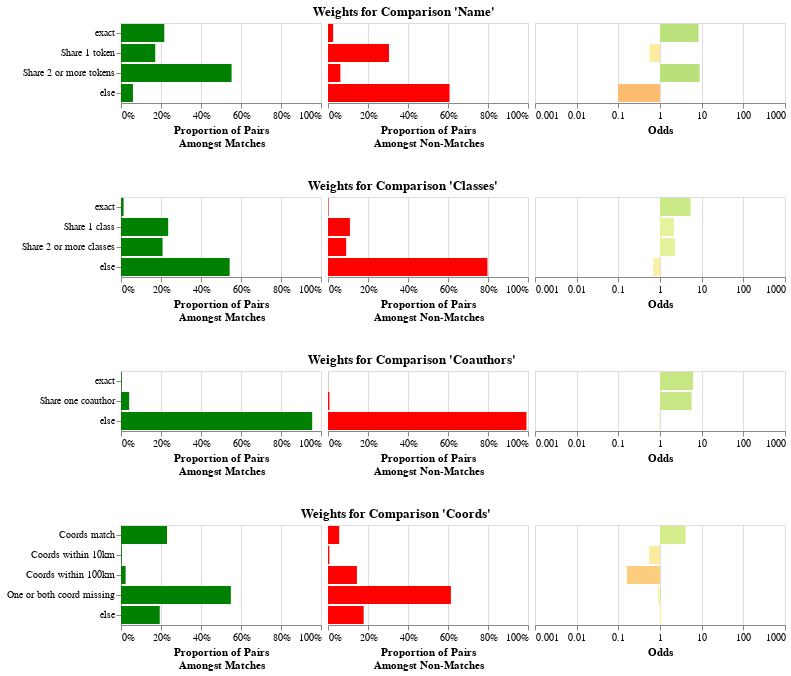

Here is the notebook cell this chart was saved with:
### Markdown cell above
The result above is the blocked table, with a column added for every `Comparison`.
The value of each column is the level that the record pair matched at.
For example, there is now a "Name" column,
filled with values like "exact_name_cleaned", "exact_name_first3", etc.

Now that we have our features, we can use the Fellegi-Sunter model to train weights
for each of these features. This is a probabilistic model that is based on the concept
of odds. When you see an exact match on name, that increases the odds of a match
by some amount, maybe 50x. When you see a non-match on name, that decreases the odds
of a match by some amount, maybe 0.1x. We can either train this from labeled data,
or we can use unlabeled data using an algorithm called "Expectation Maximization".

### Code cell
from mismo.compare.fs import train_comparisons  # noqa: E402

weights = train_comparisons(comparisons, featured, featured, max_pairs=10_000, seed=42)
weights.plot()

### Figure 1 — Vega-Lite specification as saved in the notebook (floating-point values rounded to 4 significant figures)
{"config": {"view": {"continuousWidth": 300, "continuousHeight": 300}}, "vconcat": [{"hconcat": [{"data": {"name": "data-c1dc2416520b718b53f4760f78699c54"}, "mark": {"type": "bar"}, "encoding": {"color": {"value": "green"}, "tooltip": [{"field": "level", "title": "Level", "type": "nominal"}, {"field": "m", "format": "%", "title": "Proportion Amongst Matching Pairs", "type": "quantitative"}, {"field": "u", "format": "%", "title": "Proportion Amongst Non-Matching Pairs", "type": "quantitative"}, {"field": "odds", "format": "f", "title": "Odds", "type": "quantitative"}, {"field": "explanation", "title": "Explanation", "type": "nominal"}], "x": {"axis": {"format": "%"}, "field": "m", "scale": {"domain": [0, 1]}, "title": ["Proportion of Pairs", "Amongst Matches"], "type": "quantitative"}, "y": {"axis": {}, "field": "level", "sort": {"field": "level_order"}, "title": null, "type": "nominal"}}, "name": "view_8", "width": 200}, {"data": {"name": "data-c1dc2416520b718b53f4760f78699c54"}, "mark": {"type": "bar"}, "encoding": {"color": {"value": "red"}, "tooltip": [{"field": "level", "title": "Level", "type": "nominal"}, {"field": "m", "format": "%", "title": "Proportion Amongst Matching Pairs", "type": "quantitative"}, {"field": "u", "format": "%", "title": "Proportion Amongst Non-Matching Pairs", "type": "quantitative"}, {"field": "odds", "format": "f", "title": "Odds", "type": "quantitative"}, {"field": "explanation", "title": "Explanation", "type": "nominal"}], "x": {"axis": {"format": "%"}, "field": "u", "scale": {"domain": [0, 1]}, "title": ["Proportion of Pairs", "Amongst Non-Matches"], "type": "quantitative"}, "y": {"axis": null, "field": "level", "sort": {"field": "level_order"}, "title": null, "type": "nominal"}}, "name": "view_9", "width": 200}, {"data": {"name": "data-c1dc2416520b718b53f4760f78699c54"}, "mark": {"type": "bar"}, "encoding": {"color": {"field": "log_odds", "legend": null, "scale": {"domainMax": 3, "domainMid": 0, "domainMin": -3, "scheme": "redyellowgreen"}, "title": "Log Odds", "type": "quantitative"}, "tooltip": [{"field": "level", "title": "Level", "type": "nominal"}, {"field": "m", "format": "%", "title": "Proportion Amongst Matching Pairs", "type": "quantitative"}, {"field": "u", "format": "%", "title": "Proportion Amongst Non-Matching Pairs", "type": "quantitative"}, {"field": "odds", "format": "f", "title": "Odds", "type": "quantitative"}, {"field": "explanation", "title": "Explanation", "type": "nominal"}], "x": {"axis": {"labelExpr": "pow(10,datum.value)"}, "field": "log_odds", "scale": {"domain": [-3, 3]}, "title": "Odds", "type": "quantitative"}, "y": {"axis": null, "field": "level", "sort": {"field": "level_order"}, "title": null, "type": "nominal"}}, "name": "view_10", "width": 250}], "spacing": 5, "title": {"text": "Weights for Comparison 'Name'", "anchor": "middle"}}, {"hconcat": [{"data": {"name": "data-621ebbf77a5bcf04b574560267e265fe"}, "mark": {"type": "bar"}, "encoding": {"color": {"value": "green"}, "tooltip": [{"field": "level", "title": "Level", "type": "nominal"}, {"field": "m", "format": "%", "title": "Proportion Amongst Matching Pairs", "type": "quantitative"}, {"field": "u", "format": "%", "title": "Proportion Amongst Non-Matching Pairs", "type": "quantitative"}, {"field": "odds", "format": "f", "title": "Odds", "type": "quantitative"}, {"field": "explanation", "title": "Explanation", "type": "nominal"}], "x": {"axis": {"format": "%"}, "field": "m", "scale": {"domain": [0, 1]}, "title": ["Proportion of Pairs", "Amongst Matches"], "type": "quantitative"}, "y": {"axis": {}, "field": "level", "sort": {"field": "level_order"}, "title": null, "type": "nominal"}}, "name": "view_11", "width": 200}, {"data": {"name": "data-621ebbf77a5bcf04b574560267e265fe"}, "mark": {"type": "bar"}, "encoding": {"color": {"value": "red"}, "tooltip": [{"field": "level", "title": "Level", "type": "nominal"}, {"field": "m", "format": "%", "title": "Proportion Amongst Matching Pairs", "type": "quantitative"}, {"field": "u", "format": "%", "title": "Proportion Amongst Non-Matching Pairs", "type": "quantitative"}, {"field": "odds", "format": "f", "title": "Odds", "type": "quantitative"}, {"field": "explanation", "title": "Explanation", "type": "nominal"}], "x": {"axis": {"format": "%"}, "field": "u", "scale": {"domain": [0, 1]}, "title": ["Proportion of Pairs", "Amongst Non-Matches"], "type": "quantitative"}, "y": {"axis": null, "field": "level", "sort": {"field": "level_order"}, "title": null, "type": "nominal"}}, "name": "view_12", "width": 200}, {"data": {"name": "data-621ebbf77a5bcf04b574560267e265fe"}, "mark": {"type": "bar"}, "encoding": {"color": {"field": "log_odds", "legend": null, "scale": {"domainMax": 3, "domainMid": 0, "domainMin": -3, "scheme": "redyellowgreen"}, "title": "Log Odds", "type": "quantitative"}, "tooltip": [{"field": "level", "title": "Level", "type": "nominal"}, {"field": "m", "format": "%", "title": "Proportion Amongst Matching Pairs", "type": "quantitative"}, {"field": "u", "format": "%", "title": "Proportion Amongst Non-Matching Pairs", "type": "quantitative"}, {"field": "odds", "format": "f", "title": "Odds", "type": "quantitative"}, {"field": "explanation", "title": "Explanation", "type": "nominal"}], "x": {"axis": {"labelExpr": "pow(10,datum.value)"}, "field": "log_odds", "scale": {"domain": [-3, 3]}, "title": "Odds", "type": "quantitative"}, "y": {"axis": null, "field": "level", "sort": {"field": "level_order"}, "title": null, "type": "nominal"}}, "name": "view_13", "width": 250}], "spacing": 5, "title": {"text": "Weights for Comparison 'Classes'", "anchor": "middle"}}, {"hconcat": [{"data": {"name": "data-060df25e79df76b581183118da0086ee"}, "mark": {"type": "bar"}, "encoding": {"color": {"value": "green"}, "tooltip": [{"field": "level", "title": "Level", "type": "nominal"}, {"field": "m", "format": "%", "title": "Proportion Amongst Matching Pairs", "type": "quantitative"}, {"field": "u", "format": "%", "title": "Proportion Amongst Non-Matching Pairs", "type": "quantitative"}, {"field": "odds", "format": "f", "title": "Odds", "type": "quantitative"}, {"field": "explanation", "title": "Explanation", "type": "nominal"}], "x": {"axis": {"format": "%"}, "field": "m", "scale": {"domain": [0, 1]}, "title": ["Proportion of Pairs", "Amongst Matches"], "type": "quantitative"}, "y": {"axis": {}, "field": "level", "sort": {"field": "level_order"}, "title": null, "type": "nominal"}}, "name": "view_14", "width": 200}, {"data": {"name": "data-060df25e79df76b581183118da0086ee"}, "mark": {"type": "bar"}, "encoding": {"color": {"value": "red"}, "tooltip": [{"field": "level", "title": "Level", "type": "nominal"}, {"field": "m", "format": "%", "title": "Proportion Amongst Matching Pairs", "type": "quantitative"}, {"field": "u", "format": "%", "title": "Proportion Amongst Non-Matching Pairs", "type": "quantitative"}, {"field": "odds", "format": "f", "title": "Odds", "type": "quantitative"}, {"field": "explanation", "title": "Explanation", "type": "nominal"}], "x": {"axis": {"format": "%"}, "field": "u", "scale": {"domain": [0, 1]}, "title": ["Proportion of Pairs", "Amongst Non-Matches"], "type": "quantitative"}, "y": {"axis": null, "field": "level", "sort": {"field": "level_order"}, "title": null, "type": "nominal"}}, "name": "view_15", "width": 200}, {"data": {"name": "data-060df25e79df76b581183118da0086ee"}, "mark": {"type": "bar"}, "encoding": {"color": {"field": "log_odds", "legend": null, "scale": {"domainMax": 3, "domainMid": 0, "domainMin": -3, "scheme": "redyellowgreen"}, "title": "Log Odds", "type": "quantitative"}, "tooltip": [{"field": "level", "title": "Level", "type": "nominal"}, {"field": "m", "format": "%", "title": "Proportion Amongst Matching Pairs", "type": "quantitative"}, {"field": "u", "format": "%", "title": "Proportion Amongst Non-Matching Pairs", "type": "quantitative"}, {"field": "odds", "format": "f", "title": "Odds", "type": "quantitative"}, {"field": "explanation", "title": "Explanation", "type": "nominal"}], "x": {"axis": {"labelExpr": "pow(10,datum.value)"}, "field": "log_odds", "scale": {"domain": [-3, 3]}, "title": "Odds", "type": "quantitative"}, "y": {"axis": null, "field": "level", "sort": {"field": "level_order"}, "title": null, "type": "nominal"}}, "name": "view_16", "width": 250}], "spacing": 5, "title": {"text": "Weights for Comparison 'Coauthors'", "anchor": "middle"}}, {"hconcat": [{"data": {"name": "data-dedd12ee00ae4e67bd4a33056550eeeb"}, "mark": {"type": "bar"}, "encoding": {"color": {"value": "green"}, "tooltip": [{"field": "level", "title": "Level", "type": "nominal"}, {"field": "m", "format": "%", "title": "Proportion Amongst Matching Pairs", "type": "quantitative"}, {"field": "u", "format": "%", "title": "Proportion Amongst Non-Matching Pairs", "type": "quantitative"}, {"field": "odds", "format": "f", "title": "Odds", "type": "quantitative"}, {"field": "explanation", "title": "Explanation", "type": "nominal"}], "x": {"axis": {"format": "%"}, "field": "m", "scale": {"domain": [0, 1]}, "title": ["Proportion of Pairs", "Amongst Matches"], "type": "quantitative"}, "y": {"axis": {}, "field": "level", "sort": {"field": "level_order"}, "title": null, "type": "nominal"}}, "name": "view_17", "width": 200}, {"data": {"name": "data-dedd12ee00ae4e67bd4a33056550eeeb"}, "mark": {"type": "bar"}, "encoding": {"color": {"value": "red"}, "tooltip": [{"field": "level", "title": "Level", "type": "nominal"}, {"field": "m", "format": "%", "title": "Proportion Amongst Matching Pairs", "type": "quantitative"}, {"field": "u", "format": "%", "title": "Proportion Amongst Non-Matching Pairs", "type": "quantitative"}, {"field": "odds", "format": "f", "title": "Odds", "type": "quantitative"}, {"field": "explanation", "title": "Explanation", "type": "nominal"}], "x": {"axis": {"format": "%"}, "field": "u", "scale": {"domain": [0, 1]}, "title": ["Proportion of Pairs", "Amongst Non-Matches"], "type": "quantitative"}, "y": {"axis": null, "field": "level", "sort": {"field": "level_order"}, "title": null, "type": "nominal"}}, "name": "view_18", "width": 200}, {"data": {"name": "data-dedd12ee00ae4e67bd4a33056550eeeb"}, "mark": {"type": "bar"}, "encoding": {"color": {"field": "log_odds", "legend": null, "scale": {"domainMax": 3, "domainMid": 0, "domainMin": -3, "scheme": "redyellowgreen"}, "title": "Log Odds", "type": "quantitative"}, "tooltip": [{"field": "level", "title": "Level", "type": "nominal"}, {"field": "m", "format": "%", "title": "Proportion Amongst Matching Pairs", "type": "quantitative"}, {"field": "u", "format": "%", "title": "Proportion Amongst Non-Matching Pairs", "type": "quantitative"}, {"field": "odds", "format": "f", "title": "Odds", "type": "quantitative"}, {"field": "explanation", "title": "Explanation", "type": "nominal"}], "x": {"axis": {"labelExpr": "pow(10,datum.value)"}, "field": "log_odds", "scale": {"domain": [-3, 3]}, "title": "Odds", "type": "quantitative"}, "y": {"axis": null, "field": "level", "sort": {"field": "level_order"}, "title": null, "type": "nominal"}}, "name": "view_19", "width": 250}], "spacing": 5, "title": {"text": "Weights for Comparison 'Coords'", "anchor": "middle"}}], "params": [{"name": "param_8", "select": {"type": "interval", "encodings": ["x", "y"]}, "bind": "scales", "views": ["view_8", "view_9", "view_10", "view_11", "view_12", "view_13", "view_14", "view_15", "view_16", "view_17", "view_18", "view_19"]}], "spacing": 30, "$schema": "https://vega.github.io/schema/vega-lite/v5.15.1.json", "datasets": {"data-c1dc2416520b718b53f4760f78699c54": [{"level": "exact", "m": 0.2164, "u": 0.0256, "odds": 8.453, "log_odds": 0.927, "level_order": 0, "explanation": "Seeing this level makes the odds of a match 8.453 times more likely"}, {"level": "Share 1 token", "m": 0.1711, "u": 0.3048, "odds": 0.5614, "log_odds": -0.2508, "level_order": 1, "explanation": "Seeing this level makes the odds of a match 1.781 times less likely"}, {"level": "Share 2 or more tokens", "m": 0.5528, "u": 0.0619, "odds": 8.931, "log_odds": 0.9509, "level_order": 2, "explanation": "Seeing this level makes the odds of a match 8.931 times more likely"}, {"level": "else", "m": 0.0597, "u": 0.6077, "odds": 0.09824, "log_odds": -1.008, "level_order": 3, "explanation": "Seeing this level makes the odds of a match 10.179 times less likely"}], "data-621ebbf77a5bcf04b574560267e265fe": [{"level": "exact", "m": 0.013, "u": 0.0024, "odds": 5.417, "log_odds": 0.7337, "level_order": 0, "explanation": "Seeing this level makes the odds of a match 5.417 times more likely"}, {"level": "Share 1 class", "m": 0.2359, "u": 0.1097, "odds": 2.15, "log_odds": 0.3325, "level_order": 1, "explanation": "Seeing this level makes the odds of a match 2.150 times more likely"}, {"level": "Share 2 or more classes", "m": 0.2079, "u": 0.0908, "odds": 2.29, "log_odds": 0.3598, "level_order": 2, "explanation": "Seeing this level makes the odds of a match 2.290 times more likely"}, {"level": "else", "m": 0.5432, "u": 0.7971, "odds": 0.6815, "log_odds": -0.1666, "level_order": 3, "explanation": "Seeing this level makes the odds of a match 1.467 times less likely"}], "data-060df25e79df76b581183118da0086ee": [{"level": "exact", "m": 0.0031, "u": 0.0005, "odds": 6.2, "log_odds": 0.7924, "level_order": 0, "explanation": "Seeing this level makes the odds of a match 6.200 times more likely"}, {"level": "Share one coauthor", "m": 0.0409, "u": 0.0071, "odds": 5.761, "log_odds": 0.7605, "level_order": 1, "explanation": "Seeing this level makes the odds of a match 5.761 times more likely"}, {"level": "else", "m": 0.956, "u": 0.9924, "odds": 0.9633, "log_odds": -0.01623, "level_order": 2, "explanation": "Seeing this level makes the odds of a match 1.038 times less likely"}], "data-dedd12ee00ae4e67bd4a33056550eeeb": [{"level": "Coords match", "m": 0.2302, "u": 0.0559, "odds": 4.118, "log_odds": 0.6147, "level_order": 0, "explanation": "Seeing this level makes the odds of a match 4.118 times more likely"}, {"level": "Coords within 10km", "m": 0.0038, "u": 0.0069, "odds": 0.5507, "log_odds": -0.2591, "level_order": 1, "explanation": "Seeing this level makes the odds of a match 1.816 times less likely"}, {"level": "Coords within 100km", "m": 0.0231, "u": 0.1445, "odds": 0.1599, "log_odds": -0.7963, "level_order": 2, "explanation": "Seeing this level makes the odds of a match 6.255 times less likely"}, {"level": "One or both coord missing", "m": 0.5492, "u": 0.6144, "odds": 0.8939, "log_odds": -0.04872, "level_order": 3, "explanation": "Seeing this level makes the odds of a match 1.119 times less likely"}, {"level": "else", "m": 0.1937, "u": 0.1783, "odds": 1.086, "log_odds": 0.03598, "level_order": 4, "explanation": "Seeing this level makes the odds of a match 1.086 times more likely"}]}}
